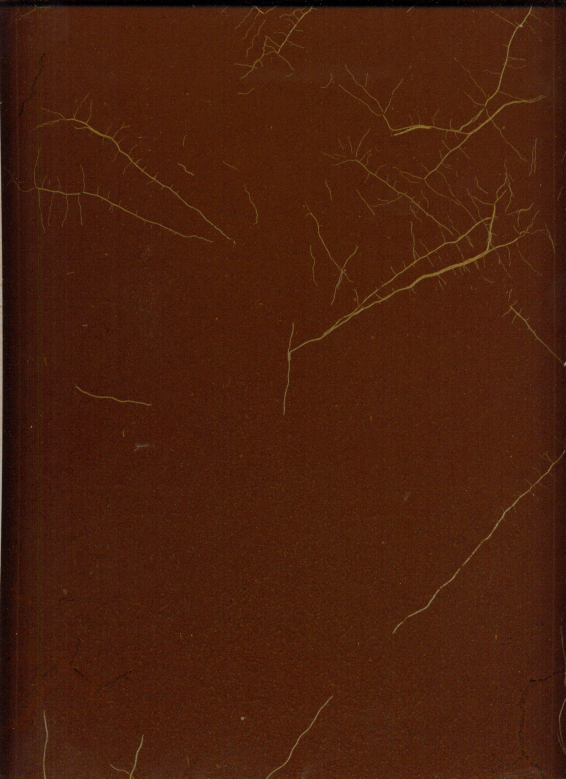
#> input picture Data/datasets/RootsPairs/imgs/26_4_12_TB1_30_600001.jpg, 1696 x 2336 px (shown at 1/3 size); its folder holds only this picture in this run
$ jupyter execute PreProcessing.ipynb
#> lines starting #> are read from the running program, lines starting #| are printed output that depends on the picture
[cell 1]
import os
# import os.makedirs
import numpy as np
from PIL import Image

PATH_ROOT = "./datasets/RootsPairs/"
PATH_ROOT_r = "./datasets/RootsPairs_r/"

# PATH_ROOT = "./datasets/RootsPairs-data1-2/data_1n2/"
# PATH_ROOT_r = "./datasets/RootsPairs-data1-2/data_1n2_r/"

pathImgs = PATH_ROOT + "imgs/"
pathGroundTruth = PATH_ROOT + "groundTruth/"

pathImgs_r = PATH_ROOT_r + "imgs/"
pathGroundTruth_r = PATH_ROOT_r + "groundTruth/"

# BORDER = 256 # to completely remove borders
BORDER_PERCENT = 15

SAMPLE_H = 1860 #standard size of the samples
SAMPLE_W = 1328

def createDir(directory):
    if not os.path.exists(directory):
        os.makedirs(directory)

createDir(pathImgs_r)
createDir(pathGroundTruth_r)

listImgs = [f for f in os.listdir(pathImgs)]
# print(listImgs)

[cell 2]
def recheckData(listImgs, pathImgs, pathGroundTruth):
    for img_name in listImgs:
        # check if groundTruth exist
#         ground_truth_name = img_name[0:len(img_name)-8] + ".jpg"
        ground_truth_name = img_name
        print("Name matching: " + str(os.path.exists(pathGroundTruth + ground_truth_name)))

        # check if sizes match
        img = Image.open(pathImgs + img_name)
        img_gt = Image.open(pathGroundTruth + ground_truth_name)

        if (np.shape(img) == np.shape(img_gt)):
            print("Size matching: True")
        else:
            print("Size matching: False")


# recheckData(listImgs, pathImgs, pathGroundTruth)

def CropBorder(img, border_percent):
    border = img.size[0]*border_percent/100.0
#     half_the_width = img.size[0] / 2
#     half_the_height = img.size[1] / 2
    img_crop = img.crop(
        (
            border,
            border,
            img.size[0]-border,
            img.size[1]-border
        )
    )
    return img_crop

def convertToBin(img_gray, thres = 128):
    array_bin = np.where(np.array(img_gray) > thres, 255, 0)
    img_bin = Image.fromarray(np.uint8(array_bin))
    return img_bin

def LoadResizeSave(img_name,path_old,path_new,mode):
    img = Image.open(path_old+img_name)
    img_crop = CropBorder(img, BORDER_PERCENT)

#     img_resize = img_crop.resize((SAMPLE_H, SAMPLE_W))

    if (img.size[0] < SAMPLE_W) or (img.size[1] < SAMPLE_H):
        if mode == "img":
#             img_resize = np.ones((SAMPLE_H, SAMPLE_W,3))
#             img_resize[0:img.size[0],0:img.size[1],:] = img[:,:,:]
            img_resize = Image.new('RGB', (SAMPLE_W, SAMPLE_H),(255, 255, 255))
            img_resize.paste(img_crop,(0,0))
        elif mode == "mask":
#             img_resize = np.ones((SAMPLE_H, SAMPLE_W))
#             img_resize[0:img.size[0],0:img.size[1]] = img[:,:]
            img_crop_bin = convertToBin(img_crop)
            img_resize = Image.new('L', (SAMPLE_W, SAMPLE_H),(255))
            img_resize.paste(img_crop_bin,(0,0))
#             print "BArry was here"
#             print "unique" + str(unique(img_resize))


        else:
            print("UNKOWN MODE")
    else:
        if mode == "mask":
            img_crop = convertToBin(img_crop)
        img_resize = img_crop.resize((SAMPLE_W, SAMPLE_H))


    img_name_png = img_name.replace(".jpg",".png")
    print("Saving " + path_new+img_name + " as " + img_name_png)
    img_resize.save(path_new+img_name_png)

def normalizeSizes(listImgs):
    for img_name in listImgs:
        LoadResizeSave(img_name,pathImgs,pathImgs_r,"img")
#> in LoadResizeSave, img is the input picture: PIL image 1696x2336 RGB; mean R, G, B 73.7, 31.9, 12.7
#> in CropBorder, `img_crop = img.crop( ( border, border, img.size[0]-border, img.size[1]..`:
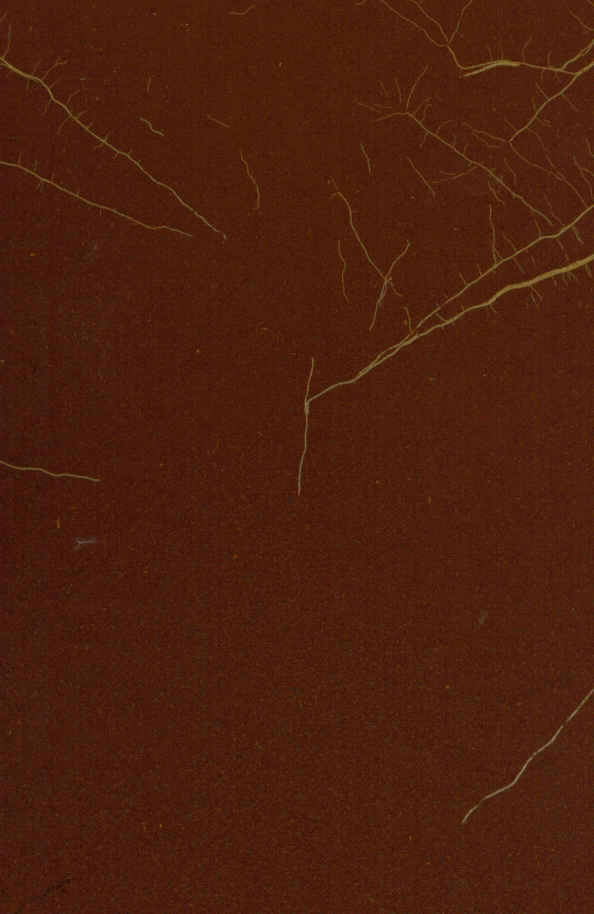
#> img_crop: PIL image 1188x1828 RGB (shown at 1/2 size); mean R, G, B 76.1, 32.2, 11.4
#> in LoadResizeSave, `img_resize = img_crop.resize((SAMPLE_W, SAMPLE_H))`:
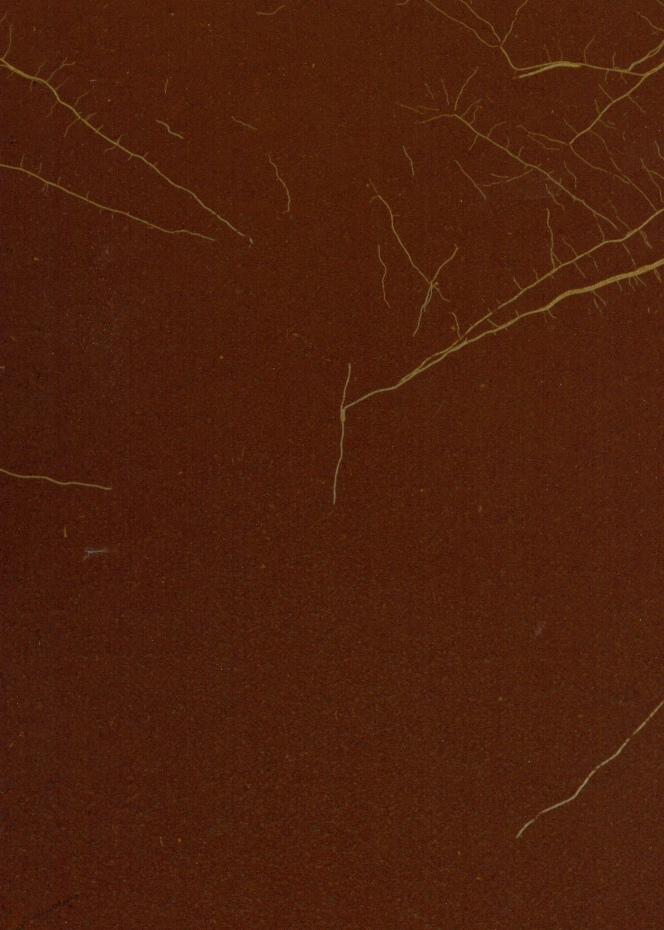
#> img_resize: PIL image 1328x1860 RGB (shown at 1/2 size); mean R, G, B 76.1, 32.2, 11.4
        ground_truth_name = img_name
        LoadResizeSave(ground_truth_name,pathGroundTruth,pathGroundTruth_r,"mask")
#> call 2 of LoadResizeSave, with img_name = '26_4_12_TB1_30_600001.jpg', path_old = './datasets/RootsPairs/groundTruth/', path_new = './datasets/RootsPairs_r/groundTruth/', mode = 'mask'
#> in convertToBin, `array_bin = np.where(np.array(img_gray) > thres, 255, 0)`:
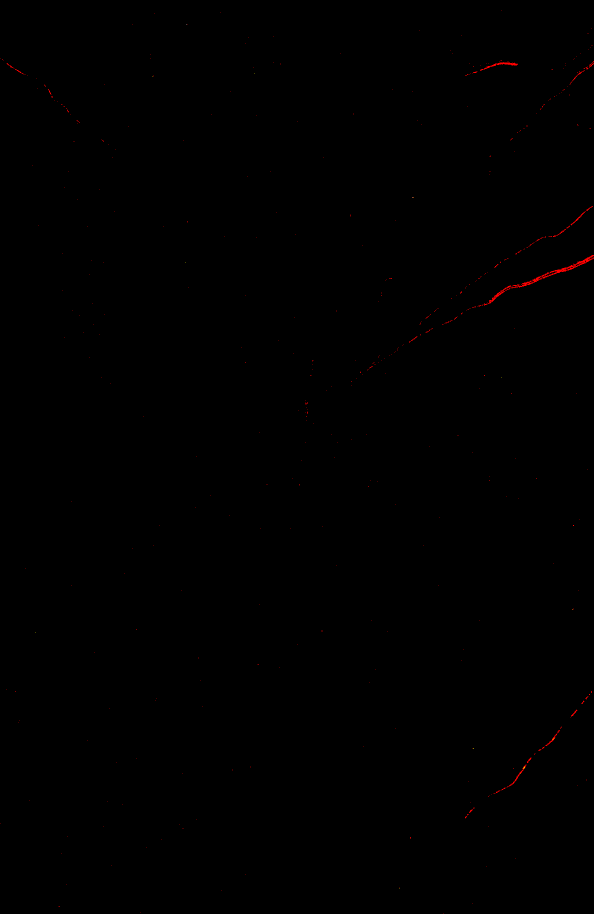
#> array_bin: shape (1828, 1188, 3) int64 (shown at 1/2 size); mean R, G, B 0.4, 0, 0
#> in LoadResizeSave (call 2), `img_resize = img_crop.resize((SAMPLE_W, SAMPLE_H))`:
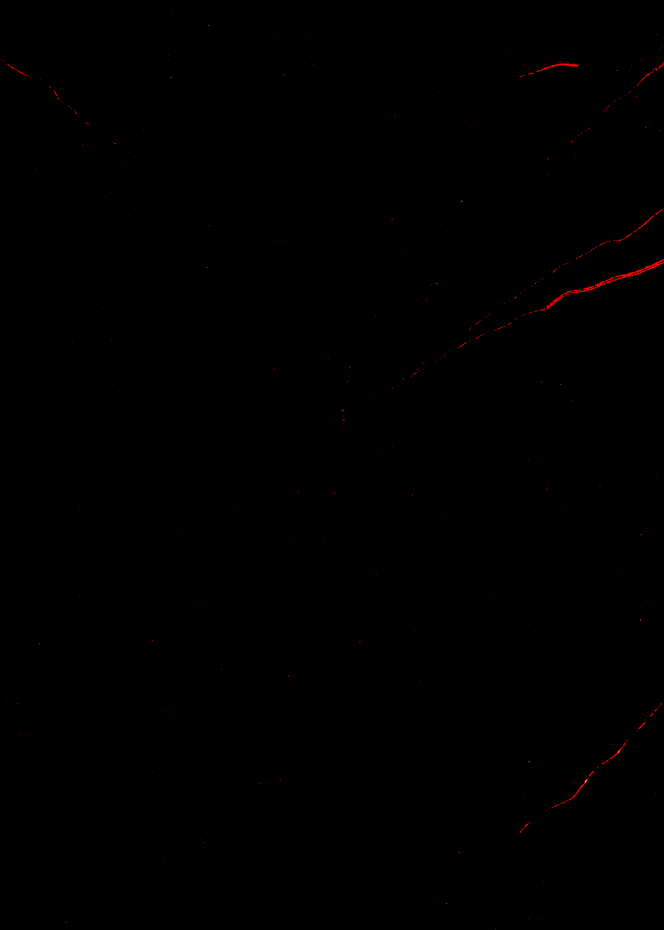
#> img_resize: PIL image 1328x1860 RGB (shown at 1/2 size); mean R, G, B 0.4, 0, 0

normalizeSizes(listImgs)

$ run again, on Data/datasets/RootsPairs/imgs/26_4_12_TB3_30_600001.jpg
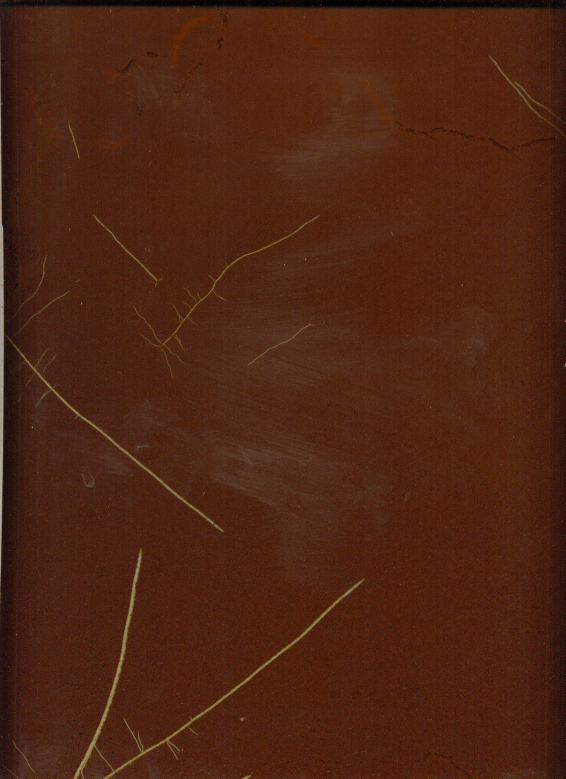
#> input picture Data/datasets/RootsPairs/imgs/26_4_12_TB3_30_600001.jpg, 1696 x 2336 px (shown at 1/3 size)
#> in LoadResizeSave, img is the input picture: PIL image 1696x2336 RGB; mean R, G, B 77.8, 36.9, 18.3
#> in convertToBin, `array_bin = np.where(np.array(img_gray) > thres, 255, 0)`:
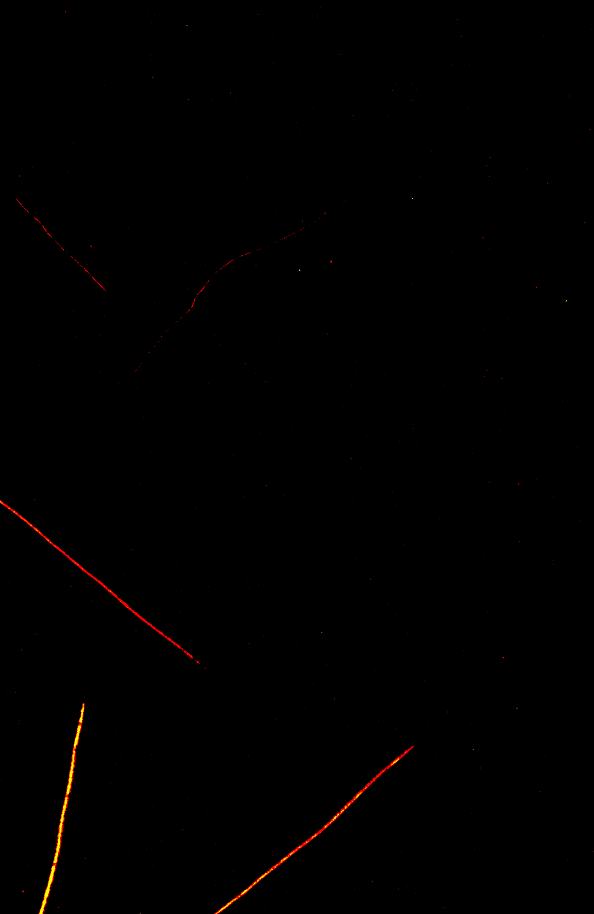
#> array_bin: shape (1828, 1188, 3) int64 (shown at 1/2 size); mean R, G, B 1.1, 0.3, 0
#> in LoadResizeSave (call 2), `img_resize = img_crop.resize((SAMPLE_W, SAMPLE_H))`:
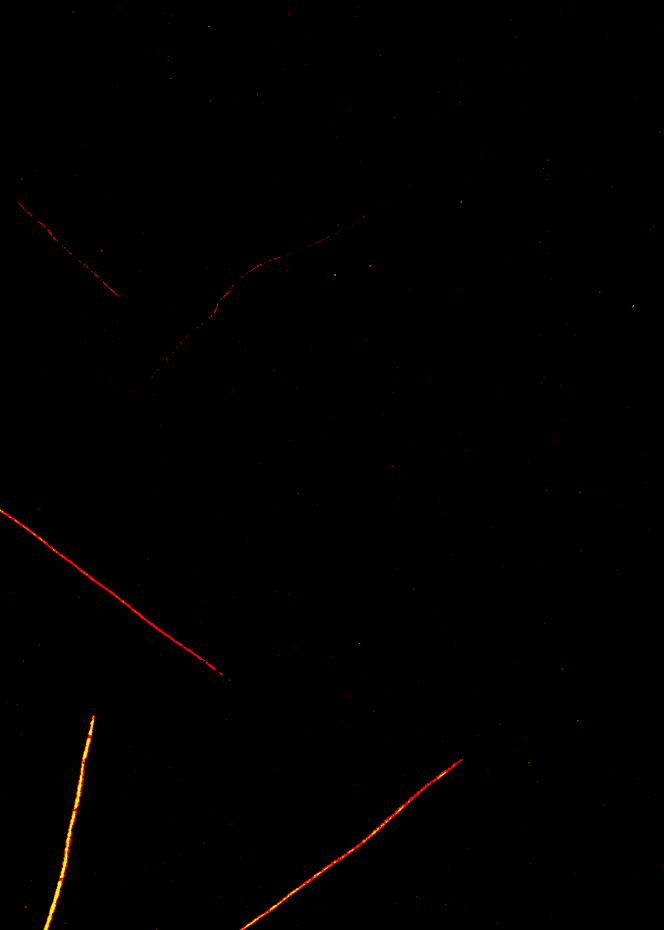
#> img_resize: PIL image 1328x1860 RGB (shown at 1/2 size); mean R, G, B 1.1, 0.3, 0
